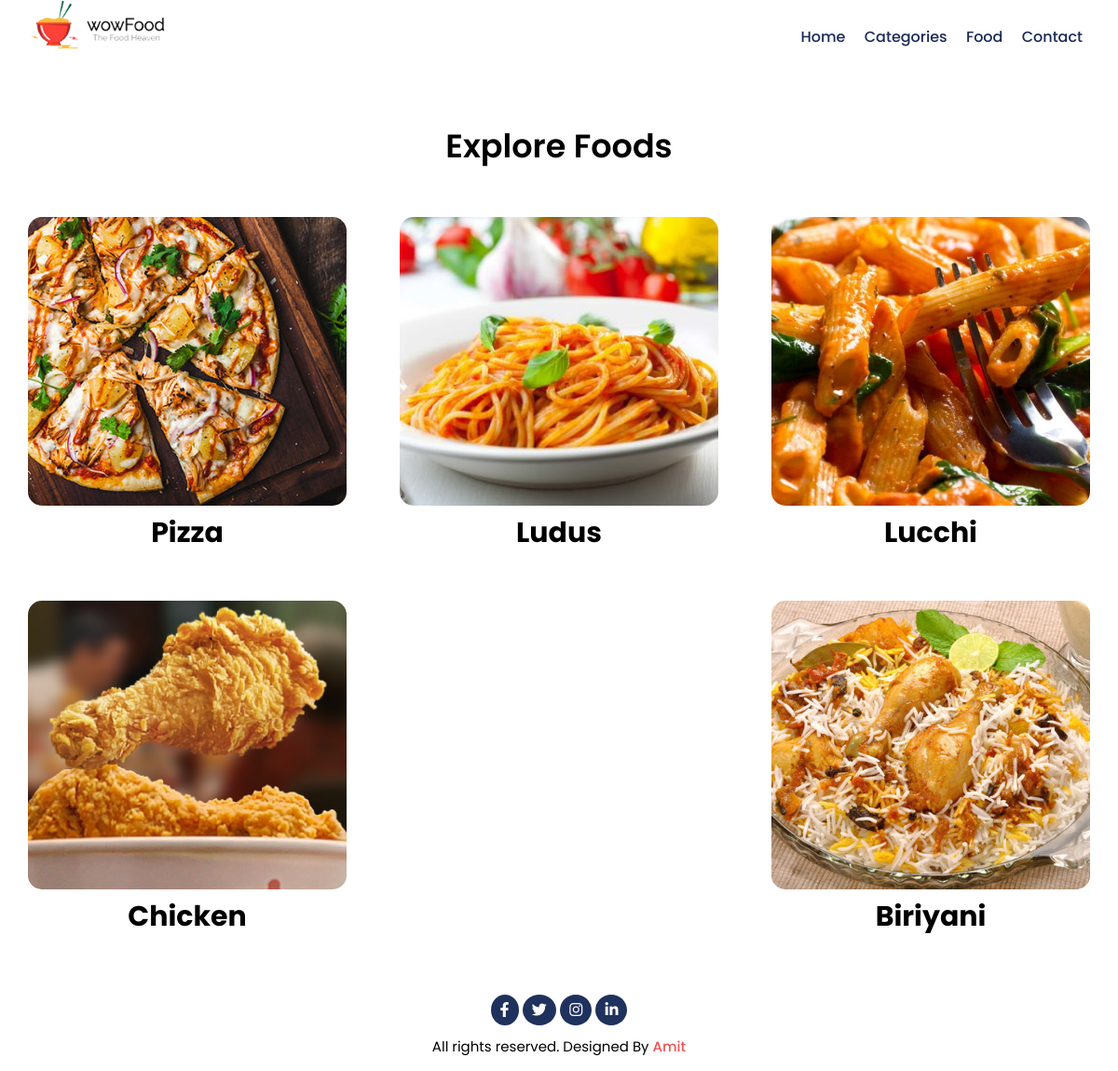
/categories.php, run on the app's committed database.
### tables this page shows
CREATE TABLE `tbl_category` (
  `id` int(11) NOT NULL,
  `title` varchar(100) NOT NULL,
  `image_name` varchar(255) NOT NULL,
  `featured` varchar(10) NOT NULL,
  `active` varchar(10) NOT NULL
);

### categories.php (the view)
<?php require_once('partials-front/header-menu.php'); ?>
     <div class="category">
      <div class="container">
        <h2>Explore Foods</h2>
        <div class="box">
          <?php
            $sql = mysqli_query($connection,"SELECT * FROM tbl_category WHERE active ='Yes' ");
            $count = mysqli_num_rows($sql);
            if($count > 0){
              while($rows = mysqli_fetch_assoc($sql)) :
                $id = $rows['id'];
                $title = $rows['title'];
                $image_name = $rows['image_name']; ?>
                <div class="another-box">
                  <a href="<?php echo SITEURL; ?>/category-foods.php?category_id=<?php echo $id; ?>">
                    <div class="box-3">
                      <?php
                        if($image_name != ""){
                          ?>
                          <img src="<?php echo SITEURL; ?>/img/category/<?php echo $image_name; ?>" alt="pizza">
                          <?php
                        }else{
                          echo "Image not Added";
                        }
                      ?>
                      <h3><?php echo $title; ?></h3>
                    </div>
                  </a>
                </div>
                <?php endwhile; ?>
                <?php
            }else{
              echo "No Categories Avilable";
            }
          ?>
        </div>
      </div>
    </div>
    <?php require_once('partials-front/footer.php'); ?>

### css/style.css (style rules this page uses)
* { margin: 0; padding: 0; font-family: 'Poppins', sans-serif; box-sizing: border-box; }
h2 { text-align: center; font-size: 35px; font-weight: 600; }
h3 { font-size: 24px; }
.container { max-width: 95%; margin: 0 auto; }
.category { padding: 50px 0; }
.box { display: flex; flex-direction: row; flex-wrap: wrap; justify-content: space-between; }
.box .another-box { flex-basis: 30%; margin-top: 50px; }
.another-box a { text-decoration: none; }
.category .box-3 h3 { color: #000000; text-decoration: none; font-size: 30px; text-align: center; }
.box .box-3 img { width: 100%; height: 310px; object-fit: cover; border-radius: 15px; }

### data on the page
tbl_category: image_name (picture), title "Pizza"
tbl_category: image_name (picture), title "Ludus"
tbl_category: image_name (picture), title "Lucchi"
tbl_category: image_name (picture), title "Chicken"
tbl_category: image_name (picture), title "Biriyani"
